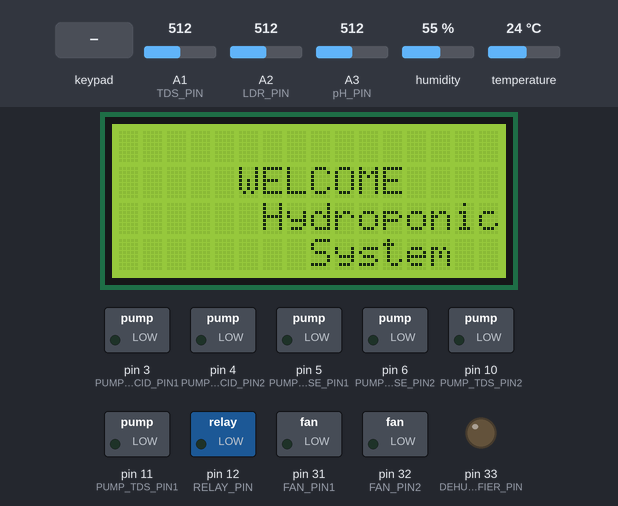
The sketch below on a simulated Arduino Mega 2560, built with avr-gcc and run on an emulated ATmega2560. On the bench: 16×4 character LCD, switched loads named in the sketch (green lamp = pin HIGH), output pins drawn as LEDs (lit = HIGH). Dashed ring = blinking. The inputs (shaded band) are chosen by the test bench; at power-on: A1 (TDS_PIN) = 512, temperature 24 °C, A2 (LDR_PIN) = 512, A3 (pH_PIN) = 512, humidity 55 %. What the sketch prints to the serial monitor is not drawn.

Above: at 0.1 s.
4.4 s: A1 (TDS_PIN) set to 399
At 7.9 s:
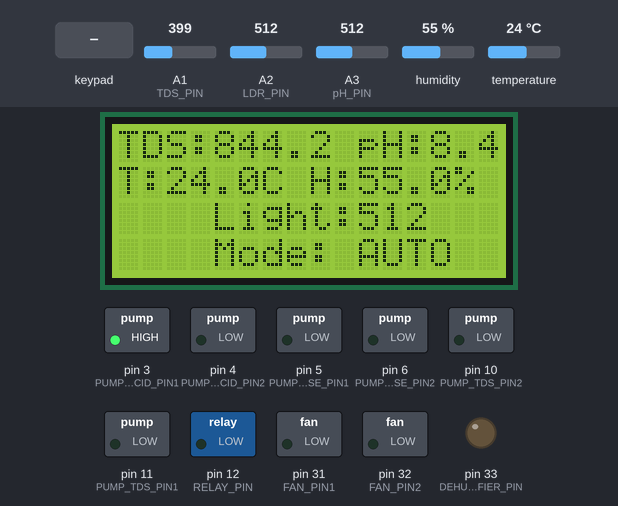
8.9 s: A1 (TDS_PIN) set to 371
At 10.2 s:
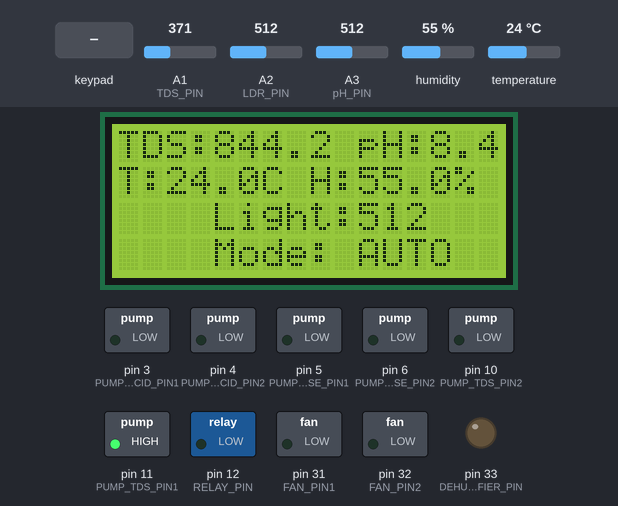
18.0 s: key 'B' pressed
At 19.9 s:
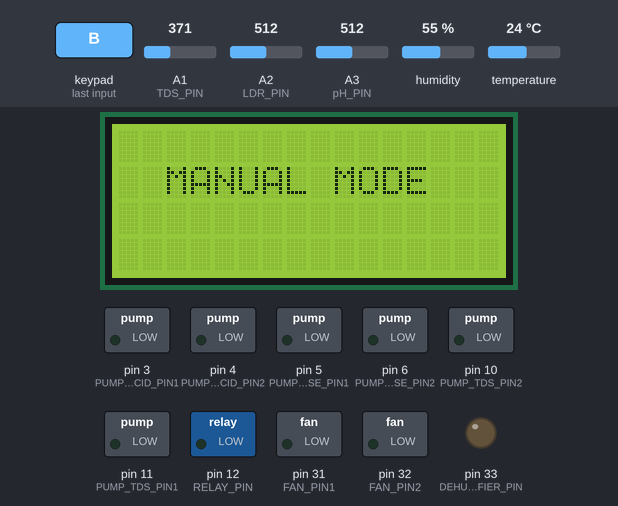
21.7 s: keypad keys 2 2 2 3 2 4 2 5 A pressed 0.4 s apart
At 25.9 s:
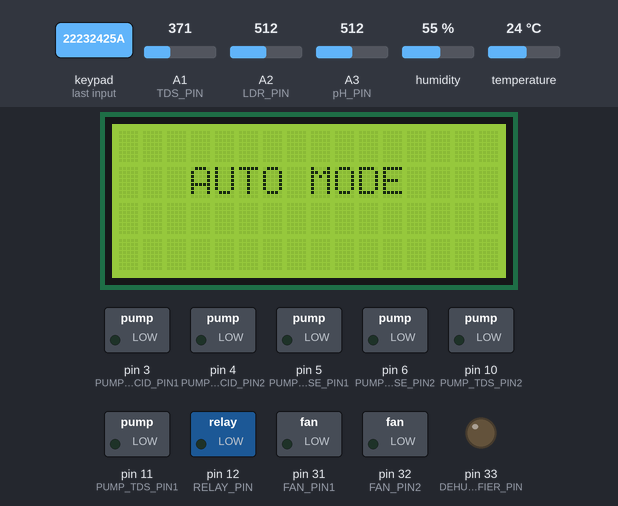
29.6 s: temperature set to 27.4 °C
At 31.84 s:
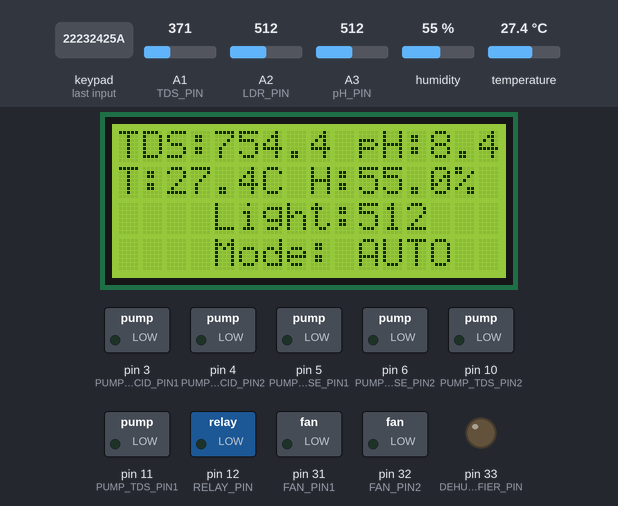
33.1 s: temperature set to 28.7 °C
At 38.6 s:
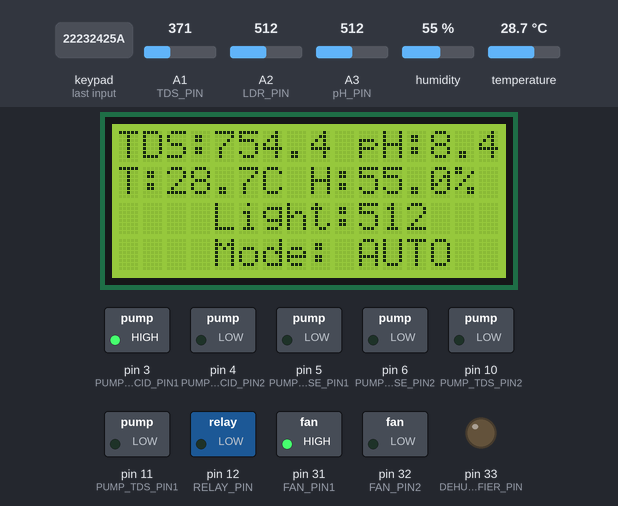
Timing chart, 0 to 41.4 s (numbered marks = the images above; inputs shaded):
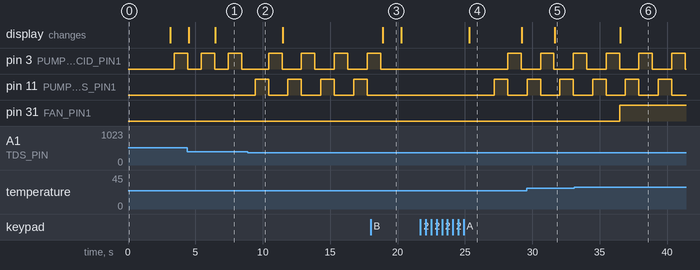

The sketch:

hydroponic_system.ino
```cpp
/*
 * Arduino Controlled Smart Hydroponic Modular System
 * IS1901 Microcontroller based ICT Project
 * Description: Automated hydroponic system with pH, TDS, temperature,
 * humidity, and light control using Arduino Mega 2560
 */

#include <Wire.h>
#include <LiquidCrystal_I2C.h>
#include <Keypad.h>
#include "DHT.h"

// ==================== LCD SETUP ====================
LiquidCrystal_I2C lcd(0x27, 16, 4);

// ==================== DHT22 SENSOR SETUP ====================
#define DHTPIN 2
#define DHTTYPE DHT22
DHT dht(DHTPIN, DHTTYPE);

// ==================== KEYPAD SETUP ====================
const byte ROWS = 4;
const byte COLS = 4;
char keys[ROWS][COLS] = {
  {'1','2','3','A'},
  {'4','5','6','B'},
  {'7','8','9','C'},
  {'*','0','#','D'}
};
byte rowPins[ROWS] = {22, 23, 24, 25};
byte colPins[COLS] = {26, 27, 28, 29};
Keypad keypad = Keypad(makeKeymap(keys), rowPins, colPins, ROWS, COLS);

// ==================== SENSOR PINS ====================
const int TDS_PIN = A1;
const int pH_PIN = A3;
const int LDR_PIN = A2;

// ==================== PUMP CONTROL PINS ====================
// TDS Control (Fertilizer)
#define PUMP_TDS_PIN1 11
#define PUMP_TDS_PIN2 10

// pH Control (Acid)
#define PUMP_ACID_PIN1 3
#define PUMP_ACID_PIN2 4

// pH Control (Base)
#define PUMP_BASE_PIN1 5
#define PUMP_BASE_PIN2 6

// ==================== FAN CONTROL PINS ====================
#define FAN_PIN1 31
#define FAN_PIN2 32

// ==================== RELAY PIN (LIGHTS) ====================
const int RELAY_PIN = 12;

// ==================== DEHUMIDIFIER PIN ====================
#define DEHUMIDIFIER_PIN 33

// ==================== SENSOR VARIABLES ====================
// TDS
float TDS_act = 0.0;
float desiredTDSMin = 800.0;
float desiredTDSMax = 1200.0;

// pH
float buffer_arr[10];
float ph_act = 7.0;
float avgval = 0;
float calibration_value = 21.34 + 1.18 - 0.39 + 0.5;
float desiredPHMin = 6.5;
float desiredPHMax = 7.5;

// Temperature & Humidity
float targetTemp = 28.0;
float targetHumidity = 70.0;
float currentTemp = 0.0;
float currentHumidity = 0.0;

// Light
int ldrValue = 0;
int lightThreshold = 500;

// ==================== TIMING VARIABLES ====================
unsigned long previousMillis = 0;
const long interval = 2000; // 2 seconds

// ==================== SYSTEM MODE ====================
enum SystemMode {
  AUTO_MODE,
  MANUAL_MODE,
  SETUP_MODE
};
SystemMode currentMode = AUTO_MODE;

// ==================== SETUP ====================
void setup() {
  Serial.begin(9600);

  // Initialize DHT sensor
  dht.begin();

  // Initialize LCD
  lcd.init();
  lcd.backlight();

  // Initialize pump pins
  pinMode(PUMP_TDS_PIN1, OUTPUT);
  pinMode(PUMP_TDS_PIN2, OUTPUT);
  pinMode(PUMP_ACID_PIN1, OUTPUT);
  pinMode(PUMP_ACID_PIN2, OUTPUT);
  pinMode(PUMP_BASE_PIN1, OUTPUT);
  pinMode(PUMP_BASE_PIN2, OUTPUT);

  // Initialize fan pins
  pinMode(FAN_PIN1, OUTPUT);
  pinMode(FAN_PIN2, OUTPUT);

  // Initialize relay pin
  pinMode(RELAY_PIN, OUTPUT);

  // Initialize dehumidifier pin
  pinMode(DEHUMIDIFIER_PIN, OUTPUT);

  // Initialize sensor pins
  pinMode(pH_PIN, INPUT);
  pinMode(LDR_PIN, INPUT);
  pinMode(TDS_PIN, INPUT);

  // Turn off all actuators initially
  stopAllPumps();
  stopFans();
  digitalWrite(RELAY_PIN, LOW);
  digitalWrite(DEHUMIDIFIER_PIN, LOW);

  // Welcome screen
  lcd.clear();
  lcd.setCursor(5, 1);
  lcd.print("WELCOME");
  lcd.setCursor(2, 2);
  lcd.print("Hydroponic");
  lcd.setCursor(4, 3);
  lcd.print("System");
  delay(3000);
  lcd.clear();

  Serial.println("Smart Hydroponic System Initialized");
  Serial.println("Press 'A' for Auto Mode, 'B' for Manual Mode, 'C' for Setup");
}

// ==================== MAIN LOOP ====================
void loop() {
  unsigned long currentMillis = millis();

  // Check for keypad input
  char key = keypad.getKey();
  if (key) {
    handleKeypadInput(key);
  }

  // Execute based on current mode
  if (currentMillis - previousMillis >= interval) {
    previousMillis = currentMillis;

    switch (currentMode) {
      case AUTO_MODE:
        runAutoMode();
        break;
      case MANUAL_MODE:
        runManualMode();
        break;
      case SETUP_MODE:
        runSetupMode();
        break;
    }
  }
}

// ==================== AUTO MODE ====================
void runAutoMode() {
  // Read all sensors
  readTDSValue();
  readPHValue();
  readTemperatureHumidity();
  readLDR();

  // Adjust parameters automatically
  adjustTDS();
  adjustPH();
  adjustTemperature();
  adjustHumidity();
  adjustLighting();

  // Display on LCD
  displayAutoMode();

  // Print to Serial
  printSensorData();
}

// ==================== MANUAL MODE ====================
void runManualMode() {
  // Read all sensors but don't adjust automatically
  readTDSValue();
  readPHValue();
  readTemperatureHumidity();
  readLDR();

  // Display on LCD
  displayManualMode();

  // Print to Serial
  printSensorData();
}

// ==================== SETUP MODE ====================
void runSetupMode() {
  lcd.clear();
  lcd.setCursor(0, 0);
  lcd.print("Setup Mode");
  lcd.setCursor(0, 1);
  lcd.print("1:TDS 2:pH");
  lcd.setCursor(0, 2);
  lcd.print("3:Temp 4:Hum");
  lcd.setCursor(0, 3);
  lcd.print("*:Back #:Save");
}

// ==================== KEYPAD HANDLER ====================
void handleKeypadInput(char key) {
  Serial.print("Key pressed: ");
  Serial.println(key);

  switch (key) {
    case 'A':
      currentMode = AUTO_MODE;
      lcd.clear();
      lcd.setCursor(3, 1);
      lcd.print("AUTO MODE");
      delay(1000);
      break;
    case 'B':
      currentMode = MANUAL_MODE;
      lcd.clear();
      lcd.setCursor(2, 1);
      lcd.print("MANUAL MODE");
      delay(1000);
      break;
    case 'C':
      currentMode = SETUP_MODE;
      break;
    case '*':
      if (currentMode == SETUP_MODE) {
        currentMode = AUTO_MODE;
      }
      break;
  }
}

// ==================== TDS FUNCTIONS ====================
void readTDSValue() {
  int tdsValue = analogRead(TDS_PIN);
  float voltage = (tdsValue / 1023.0) * 5.0;
  TDS_act = (133.42 * voltage * voltage * voltage -
             255.86 * voltage * voltage + 857.39 * voltage) * 0.5;
}

void adjustTDS() {
  if (TDS_act < desiredTDSMin) {
    // Add fertilizer
    digitalWrite(PUMP_TDS_PIN1, HIGH);
    digitalWrite(PUMP_TDS_PIN2, LOW);
    delay(1000);
    digitalWrite(PUMP_TDS_PIN1, LOW);
    digitalWrite(PUMP_TDS_PIN2, LOW);
    Serial.println("Adding fertilizer...");
  } else if (TDS_act > desiredTDSMax) {
    // TDS too high - need to dilute (add water)
    Serial.println("TDS too high - dilution needed");
  } else {
    digitalWrite(PUMP_TDS_PIN1, LOW);
    digitalWrite(PUMP_TDS_PIN2, LOW);
  }
}

// ==================== pH FUNCTIONS ====================
void readPHValue() {
  for (int i = 0; i < 10; i++) {
    buffer_arr[i] = analogRead(pH_PIN);
    delay(30);
  }

  avgval = 0;
  for (int i = 0; i < 10; i++) {
    avgval += buffer_arr[i];
  }
  avgval /= 10;

  float voltage = avgval * 5.0 / 1024;
  ph_act = -5.70 * voltage + calibration_value;
}

void adjustPH() {
  if (ph_act < desiredPHMin) {
    // Add base (increase pH)
    digitalWrite(PUMP_BASE_PIN1, HIGH);
    digitalWrite(PUMP_BASE_PIN2, LOW);
    delay(1000);
    digitalWrite(PUMP_BASE_PIN1, LOW);
    digitalWrite(PUMP_BASE_PIN2, LOW);
    Serial.println("Adding base...");
  } else if (ph_act > desiredPHMax) {
    // Add acid (decrease pH)
    digitalWrite(PUMP_ACID_PIN1, HIGH);
    digitalWrite(PUMP_ACID_PIN2, LOW);
    delay(1000);
    digitalWrite(PUMP_ACID_PIN1, LOW);
    digitalWrite(PUMP_ACID_PIN2, LOW);
    Serial.println("Adding acid...");
  } else {
    digitalWrite(PUMP_BASE_PIN1, LOW);
    digitalWrite(PUMP_BASE_PIN2, LOW);
    digitalWrite(PUMP_ACID_PIN1, LOW);
    digitalWrite(PUMP_ACID_PIN2, LOW);
  }
}

// ==================== TEMPERATURE & HUMIDITY FUNCTIONS ====================
void readTemperatureHumidity() {
  currentTemp = dht.readTemperature();
  currentHumidity = dht.readHumidity();

  // Check if readings failed
  if (isnan(currentTemp) || isnan(currentHumidity)) {
    Serial.println("Failed to read from DHT sensor!");
    currentTemp = 0;
    currentHumidity = 0;
  }
}

void adjustTemperature() {
  if (currentTemp > targetTemp) {
    // Turn on fans to cool down
    digitalWrite(FAN_PIN1, HIGH);
    digitalWrite(FAN_PIN2, LOW);
    Serial.println("Cooling - Fans ON");
  } else {
    // Turn off fans
    digitalWrite(FAN_PIN1, LOW);
    digitalWrite(FAN_PIN2, LOW);
  }
}

void adjustHumidity() {
  if (currentHumidity > targetHumidity) {
    // Turn on dehumidifier
    digitalWrite(DEHUMIDIFIER_PIN, HIGH);
    Serial.println("Dehumidifier ON");
  } else {
    // Turn off dehumidifier
    digitalWrite(DEHUMIDIFIER_PIN, LOW);
  }
}

// ==================== LIGHT FUNCTIONS ====================
void readLDR() {
  ldrValue = analogRead(LDR_PIN);
}

void adjustLighting() {
  if (ldrValue < lightThreshold) {
    // Too dark, turn lights on
    digitalWrite(RELAY_PIN, HIGH);
    Serial.println("Lights ON");
  } else {
    // Bright enough, turn lights off
    digitalWrite(RELAY_PIN, LOW);
    Serial.println("Lights OFF");
  }
}

// ==================== DISPLAY FUNCTIONS ====================
void displayAutoMode() {
  lcd.clear();
  lcd.setCursor(0, 0);
  lcd.print("TDS:");
  lcd.print(TDS_act, 1);
  lcd.print(" pH:");
  lcd.print(ph_act, 1);

  lcd.setCursor(0, 1);
  lcd.print("T:");
  lcd.print(currentTemp, 1);
  lcd.print("C H:");
  lcd.print(currentHumidity, 1);
  lcd.print("%");

  lcd.setCursor(0, 2);
  lcd.print("Light:");
  lcd.print(ldrValue);

  lcd.setCursor(0, 3);
  lcd.print("Mode: AUTO");
}

void displayManualMode() {
  lcd.clear();
  lcd.setCursor(0, 0);
  lcd.print("TDS:");
  lcd.print(TDS_act, 1);
  lcd.print(" pH:");
  lcd.print(ph_act, 1);

  lcd.setCursor(0, 1);
  lcd.print("T:");
  lcd.print(currentTemp, 1);
  lcd.print("C H:");
  lcd.print(currentHumidity, 1);
  lcd.print("%");

  lcd.setCursor(0, 2);
  lcd.print("Light:");
  lcd.print(ldrValue);

  lcd.setCursor(0, 3);
  lcd.print("Mode: MANUAL");
}

// ==================== UTILITY FUNCTIONS ====================
void stopAllPumps() {
  digitalWrite(PUMP_TDS_PIN1, LOW);
  digitalWrite(PUMP_TDS_PIN2, LOW);
  digitalWrite(PUMP_ACID_PIN1, LOW);
  digitalWrite(PUMP_ACID_PIN2, LOW);
  digitalWrite(PUMP_BASE_PIN1, LOW);
  digitalWrite(PUMP_BASE_PIN2, LOW);
}

void stopFans() {
  digitalWrite(FAN_PIN1, LOW);
  digitalWrite(FAN_PIN2, LOW);
}

void printSensorData() {
  Serial.println("=== Sensor Readings ===");
  Serial.print("TDS: ");
  Serial.print(TDS_act);
  Serial.println(" ppm");

  Serial.print("pH: ");
  Serial.println(ph_act);

  Serial.print("Temperature: ");
  Serial.print(currentTemp);
  Serial.println(" C");

  Serial.print("Humidity: ");
  Serial.print(currentHumidity);
  Serial.println(" %");

  Serial.print("Light Level: ");
  Serial.println(ldrValue);
  Serial.println("=======================");
}
```

Measured:
- the behaviour switches between 386 and 385 on A1 (TDS_PIN) (found by bisection; images 1 and 2)
- the behaviour switches between 28 and 28.1 °C on temperature (found by bisection; images 5 and 6)
- after the input at 4.4 s, the display: first differs from a run without the input after 2.1 s (image 1)
- after the input at 8.9 s, pin 11 (PUMP_TDS_PIN1): alternates HIGH for 1.0 s and LOW for 1.4 s, starting after 0.53 s
- after the input at 18.0 s, pin 3 (PUMP_ACID_PIN1): goes on until 18.7 s, then stays LOW; pin 11 (PUMP_TDS_PIN1): stays LOW (without the input it goes to HIGH after 1.2 s); the display: changes after 0.89 s (image 3)
- after the input at 21.7 s, pin 3 (PUMP_ACID_PIN1): LOW → HIGH after 6.5 s, → LOW 1.0 s later; pin 11 (PUMP_TDS_PIN1): LOW → HIGH after 5.5 s, → LOW 1.0 s later; the display: changes after 3.6 s (image 4)
- after the input at 29.6 s, the display: changes after 2.1 s (image 5)
- after the input at 33.1 s, pin 31 (FAN_PIN1): LOW → HIGH after 3.4 s; the display: changes after 3.4 s (image 6)
